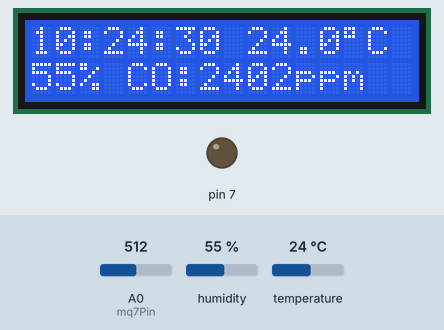
Recording of a sketch running on a simulated Arduino Uno, built with avr-gcc and run on an emulated ATmega328P. On the bench: 16×2 character LCD, output pins drawn as LEDs (lit = HIGH). The inputs (shaded band) are chosen by the test bench; at power-on: humidity 55 %, A0 (mq7Pin) = 512, temperature 24 °C. The local clock reads 2024-03-15 10:24:30 at power-on unless the sketch sets it; what the sketch prints to the serial monitor is not drawn.

Above: at 1.2 s.
1.3 s: humidity set to 22 %
At 3.4 s:
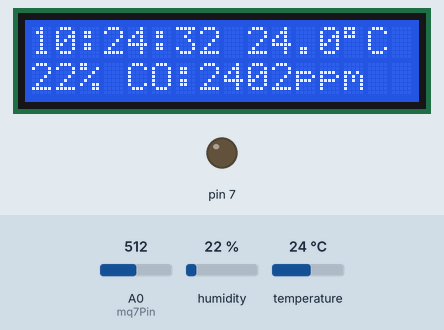
5.6 s: A0 (mq7Pin) set to 716
At 6.6 s:
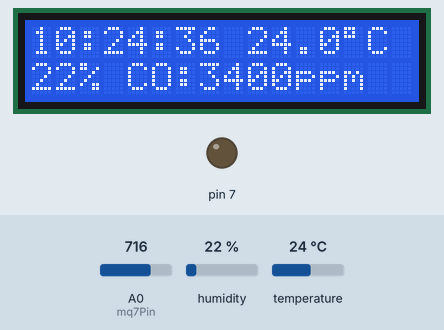
9.7 s: temperature set to 12 °C
At 10.9 s:
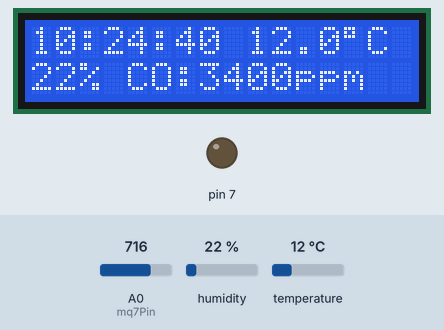
13.7 s: A0 (mq7Pin) set to 900
At 15.2 s:
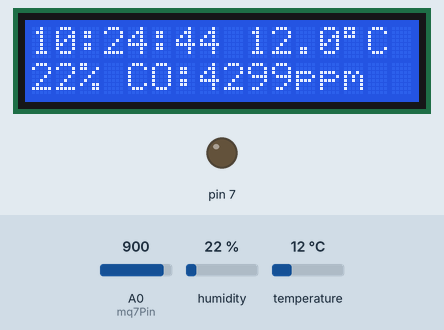
17.8 s: humidity set to 40 %
At 19.5 s:
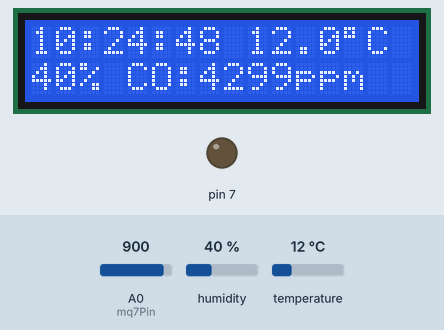
21.9 s: A0 (mq7Pin) set to 1023
At 23.8 s:
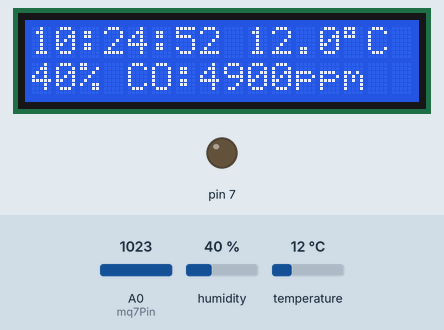
Timing chart, 0 to 25.3 s (numbered marks = the images above; inputs shaded):
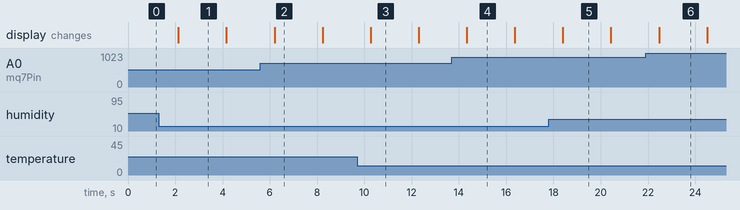

Measured:
- what the display in image 1 shows lasts 2.1 s, from 2.1 s to 4.2 s

The sketch:

environment_monitor.ino
```cpp
#include <Wire.h>
#include <RTClib.h>
#include <DHT.h>
#include <LiquidCrystal.h>

// DHT11 Setup
#define DHTPIN 8
#define DHTTYPE DHT11
DHT dht(DHTPIN, DHTTYPE);

// MQ-7 Setup
const int mq7Pin = A0;

// RTC Setup
RTC_DS1307 rtc;

// LCD Setup (RS, E, D4, D5, D6, D7)
LiquidCrystal lcd(12, 11, 5, 4, 3, 2);

void setup() {
  Serial.begin(9600);
  dht.begin();
  pinMode(7, OUTPUT);

  if (!rtc.begin()) {
    Serial.println("RTC nicht gefunden!");
    while (1);
  }

  // Uncomment to set the time on first upload:
  // rtc.adjust(DateTime(F(__DATE__), F(__TIME__)));

  lcd.begin(16, 2);
  lcd.clear();
}

void loop() {
  DateTime now = rtc.now();

  float temperature = dht.readTemperature();
  float humidity = dht.readHumidity();

  int sensorValue = analogRead(mq7Pin);
  float voltage = sensorValue * (5.0 / 1023.0);

  // Approximate CO ppm based on voltage
  float co_ppm = (voltage - 0.1) * 1000;
  if (co_ppm < 0) co_ppm = 0;

  lcd.clear();

  // Line 1: Time + Temp
  lcd.setCursor(0, 0);
  if (now.hour() < 10) lcd.print('0');
  lcd.print(now.hour());
  lcd.print(':');
  if (now.minute() < 10) lcd.print('0');
  lcd.print(now.minute());
  lcd.print(':');
  if (now.second() < 10) lcd.print('0');
  lcd.print(now.second());
  lcd.print(' ');

  if (!isnan(temperature)) {
    lcd.print(temperature, 1);
    lcd.print((char)223);
    lcd.print("C");
  } else {
    lcd.print("Temp Err");
  }

  // Line 2: Humidity + CO ppm
  lcd.setCursor(0, 1);
  if (!isnan(humidity)) {
    lcd.print(humidity, 0);
    lcd.print("% ");
  } else {
    lcd.print("Hum Err ");
  }

  lcd.print("CO:");
  lcd.print(co_ppm, 0);
  lcd.print("ppm");

  Serial.print("Zeit: ");
  if (now.hour() < 10) Serial.print('0');
  Serial.print(now.hour());
  Serial.print(':');
  if (now.minute() < 10) Serial.print('0');
  Serial.print(now.minute());
  Serial.print(':');
  if (now.second() < 10) Serial.print('0');
  Serial.print(now.second());
  Serial.print(" | ");

  if (!isnan(temperature)) {
    Serial.print("Temp: ");
    Serial.print(temperature, 1);
    Serial.print(" °C, ");
  } else {
    Serial.print("Temp Error, ");
  }

  if (!isnan(humidity)) {
    Serial.print("Humidity: ");
    Serial.print(humidity, 1);
    Serial.print(" %, ");
  } else {
    Serial.print("Humidity Error, ");
  }

  Serial.print("CO: ");
  Serial.print(co_ppm, 0);
  Serial.println(" ppm");

  delay(2000);
}
```
